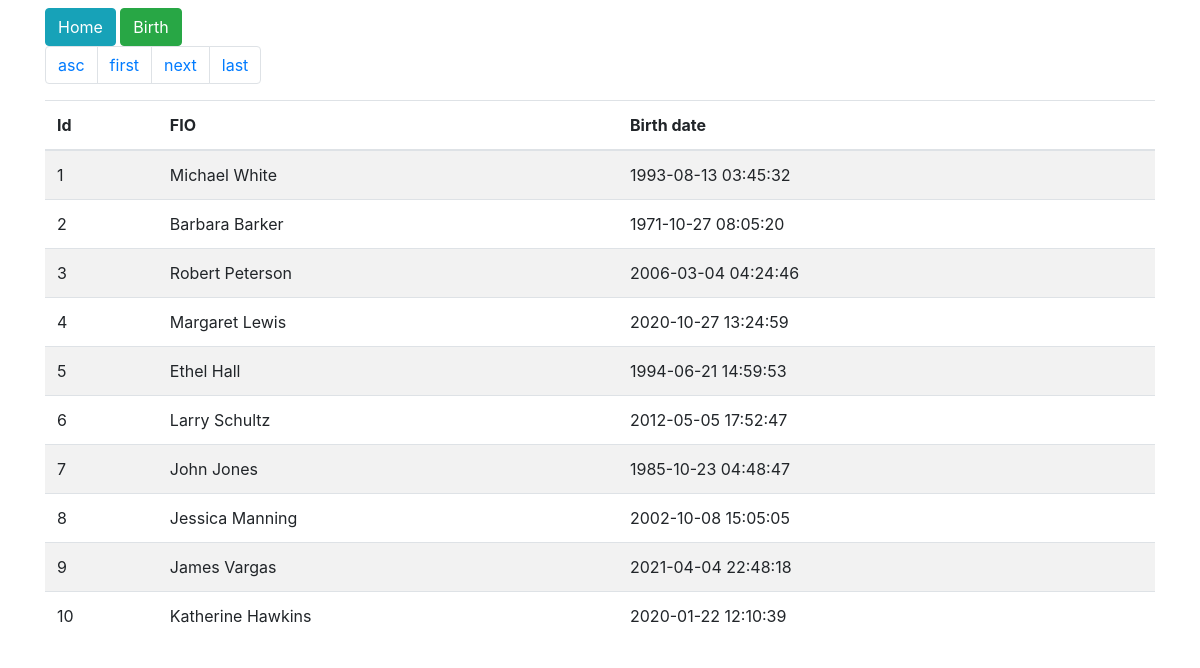
The page / on the database its author committed.
### tables this page shows
CREATE TABLE users (
  id int(11) not null AUTO_INCREMENT,
  fio varchar(500) not null,
  birth_date datetime not null,
  PRIMARY KEY (id)
);

### config/database.php (called while the page is built, shortened)
<?php
return [
        'driver' => 'mysql',
        'username' => getenv('MYSQL_USER') ?: 'admin',
        'password' => getenv('MYSQL_PASSWORD') ?: '111111',
        'host' => getenv('MYSQL_HOST') ?: '127.0.0.1',
        'database' => getenv('MYSQL_DATABASE') ?: 'app_db',
        'charset' => getenv('MYSQL_CHARSET') ?: 'utf8',
        'collation' => getenv('MYSQL_COLLATION') ?: 'utf8_unicode_ci',
        'prefix' => '',
];

### src/DB.php (called while the page is built, shortened)
<?php
class DB
{
	function __construct()
	{
		$db = require_once dirname(__DIR__) . "/config/database.php";
		$this->pdo = new PDO("mysql:host=172.19.0.1; dbname=" . $db['database'], $db['username'], $db['password']);
	}
}
?>

### src/QueryBuilder.php (called while the page is built, shortened)
<?php
class QueryBuilder extends DB
{
    public function countRow($table)
	{
        $sql = "SELECT COUNT(*) FROM $table";
        $statement = $this->pdo->prepare($sql);
		$statement->execute();
		$result = $statement->fetchColumn();
		return $result;
	}
    public function getAllUsers($limit, $offset, $order='asc') {
        $sql = "SELECT * FROM users  ORDER BY 1 $order LIMIT $limit OFFSET $offset";
        $statement = $this->pdo->prepare($sql);
		$statement->execute();
		$result = $statement->fetchAll(PDO::FETCH_ASSOC);
		return $result;
    }
}

### templates/table.php (the view)
<table class="table table-striped">
	<thead>
		<tr>
			<th>Id</th>
			<th>FIO</th>
			<th>Birth date</th>
		</tr>
	</thead>
	<tbody>
		<?php foreach($users as $user):?>
		<tr>
			<td><?=$user['id'];?></td>
			<td><?=$user['fio'];?></td>
			<td><?=$user['birth_date'];?></td>
		</tr>
		<?php endforeach;?>
	</tbody>
</table>

### public/index.php (shortened to what this page needs)
<?php
$query = new QueryBuilder;
$page = isset($_GET['page']) ? (int) $_GET["page"] : 1;
$limit = 10;
$offset = $limit * ($page - 1);
$total_pages = round($query->countRow('users') / $limit, 0);
if(isset($_GET['order'])) {
    $users =  $query->getAllUsers($limit, $offset, 'desc');
} else {
    $users =  $query->getAllUsers($limit, $offset);
}
?>
<!DOCTYPE html>
<html lang="en">
<head>
    <link rel="stylesheet" href="https://stackpath.bootstrapcdn.com/bootstrap/4.5.2/css/bootstrap.min.css">
</head>
<body>
<div class="container">
		<div class="row">
			<div class="col-md-12">
				<a href="/" class="btn btn-info">Home</a>
				<a href="?type=birth" class="btn btn-success">Birth</a>
                <?php
                if(isset($_GET['type'])) {
                    $users = $query->getByBirth('1980-01-01 00:00:00', '<');
                    include dirname(__DIR__) . '/templates/table.php';
                    echo '<br>';
                    $users = $query->getByBirth('1980-01-01 00:00:00',);
                    include dirname(__DIR__) . '/templates/table.php';
                } else {
                ?>
                <nav aria-label="Пример навигации по страницам">
                    <ul class="pagination">
                        <li class="page-item">
                            <a class="page-link" href="<?=isset($_GET['page']) ? (isset($_GET['order']) ? '?page='.$page : '?order=desc&page='.$page) : (isset($_GET['order']) ? '/' : '?order=desc')?>" aria-label="desc">
                                <span aria-hidden="true"><?=isset($_GET['order']) ? 'desc':'asc'?></span>
                            </a>
                        </li>
                        <li class="page-item">
                            <a class="page-link" href="<?=isset($_GET['order']) ? '?order=desc&page=1' : '?page=1' ?>" aria-label="First">
                                <span aria-hidden="true">first</span>
                            </a>
                        </li>
                        <? if($page<$total_pages) {?>
                            <li class="page-item"><a class="page-link" href="<?=isset($_GET['order']) ? '?order=desc&page='.($page+1) : '?page='.($page+1) ?>">next</a></li>
                        <? } ?>
                        <li class="page-item">
                            <a class="page-link" href="<?=isset($_GET['order']) ? '?order=desc&page='.$total_pages : '?page='.$total_pages ?>" aria-label="Last">
                                <span aria-hidden="true">last</span>
                            </a>
                        </li>
                    </ul>
                </nav>
                <?
                    include dirname(__DIR__) . '/templates/table.php';
                }
                ?>
			</div>
		</div>
	</div>
</body>
</html>

### rows shown on the page
users: id "1", fio "Michael White", birth_date "1993-08-13 03:45:32"
users: id "2", fio "Barbara Barker", birth_date "1971-10-27 08:05:20"
users: id "3", fio "Robert Peterson", birth_date "2006-03-04 04:24:46"
users: id "4", fio "Margaret Lewis", birth_date "2020-10-27 13:24:59"
users: id "5", fio "Ethel Hall", birth_date "1994-06-21 14:59:53"
users: id "6", fio "Larry Schultz", birth_date "2012-05-05 17:52:47"
users: id "7", fio "John Jones", birth_date "1985-10-23 04:48:47"
users: id "8", fio "Jessica Manning", birth_date "2002-10-08 15:05:05"
users: id "9", fio "James Vargas", birth_date "2021-04-04 22:48:18"
users: id "10", fio "Katherine Hawkins", birth_date "2020-01-22 12:10:39"
